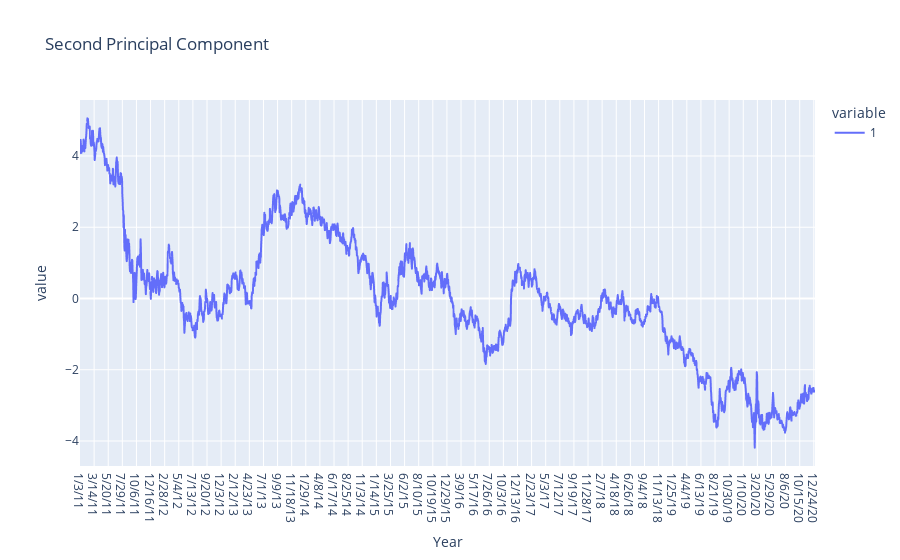

Notebook source saved alongside this figure:
### Code cell
### Plotting PC2


fig4 = px.line(principal_component[1], title = 'Second Principal Component' )

fig4.show()

### Figure 1 — Plotly figure (JSON) as saved in the notebook; plotly's stock layout.template omitted (floating-point values rounded to 4 significant figures; data arrays with more than 128 entries replaced by an {"elided": "..."} marker saying what was removed)
{"data": [{"hovertemplate": "variable=1<br>Year=%{x}<br>value=%{y}<extra></extra>", "legendgroup": "1", "line": {"color": "#636efa", "dash": "solid"}, "marker": {"symbol": "circle"}, "mode": "lines", "name": "1", "showlegend": true, "type": "scattergl", "x": {"elided": "2501 str values"}, "xaxis": "x", "y": {"elided": "2501 float values"}, "yaxis": "y"}], "layout": {"legend": {"title": {"text": "variable"}, "tracegroupgap": 0}, "title": {"text": "Second Principal Component"}, "xaxis": {"anchor": "y", "domain": [0, 1], "title": {"text": "Year"}}, "yaxis": {"anchor": "x", "domain": [0, 1], "title": {"text": "value"}}}}
